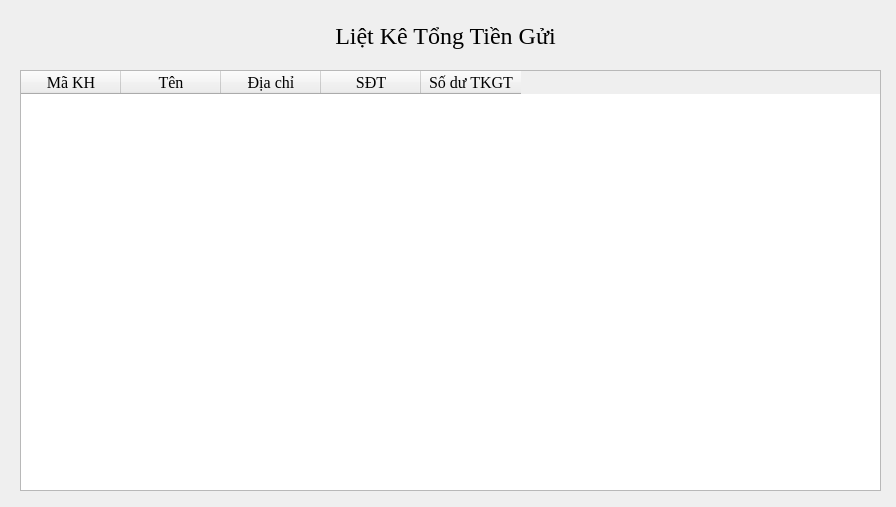
<?xml version="1.0" encoding="UTF-8"?>
<ui version="4.0">
 <class>Dialog</class>
 <widget class="QDialog" name="Dialog">
  <property name="geometry">
   <rect>
    <x>0</x>
    <y>0</y>
    <width>896</width>
    <height>507</height>
   </rect>
  </property>
  <property name="windowTitle">
   <string>Dialog</string>
  </property>
  <widget class="QLabel" name="label_4">
   <property name="geometry">
    <rect>
     <x>0</x>
     <y>10</y>
     <width>891</width>
     <height>51</height>
    </rect>
   </property>
   <property name="font">
    <font>
     <family>Times New Roman</family>
     <pointsize>18</pointsize>
    </font>
   </property>
   <property name="text">
    <string>Liệt Kê Tổng Tiền Gửi</string>
   </property>
   <property name="alignment">
    <set>Qt::AlignCenter</set>
   </property>
  </widget>
  <widget class="QTableWidget" name="tableWidget">
   <property name="geometry">
    <rect>
     <x>20</x>
     <y>70</y>
     <width>861</width>
     <height>421</height>
    </rect>
   </property>
   <property name="font">
    <font>
     <family>Times New Roman</family>
     <pointsize>12</pointsize>
    </font>
   </property>
   <column>
    <property name="text">
     <string>Mã KH</string>
    </property>
    <property name="font">
     <font>
      <family>Times New Roman</family>
      <pointsize>12</pointsize>
     </font>
    </property>
   </column>
   <column>
    <property name="text">
     <string>Tên</string>
    </property>
    <property name="font">
     <font>
      <family>Times New Roman</family>
      <pointsize>12</pointsize>
     </font>
    </property>
   </column>
   <column>
    <property name="text">
     <string>Địa chỉ</string>
    </property>
    <property name="font">
     <font>
      <family>Times New Roman</family>
      <pointsize>12</pointsize>
     </font>
    </property>
   </column>
   <column>
    <property name="text">
     <string>SĐT</string>
    </property>
    <property name="font">
     <font>
      <family>Times New Roman</family>
      <pointsize>12</pointsize>
     </font>
    </property>
   </column>
   <column>
    <property name="text">
     <string>Số dư TKGT</string>
    </property>
    <property name="font">
     <font>
      <family>Times New Roman</family>
      <pointsize>12</pointsize>
     </font>
    </property>
   </column>
  </widget>
 </widget>
 <resources/>
 <connections/>
</ui>
